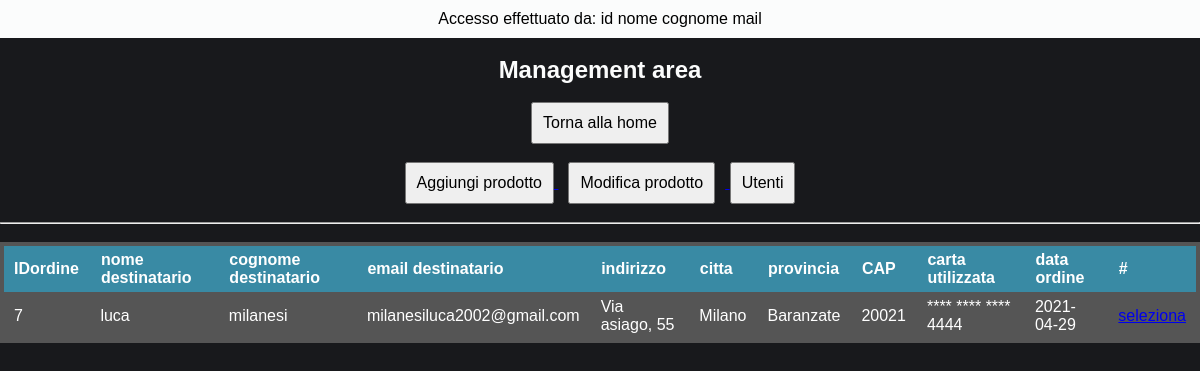
/management/viewUser.select.ordini.php?IDutente=38, run on an earlier commit of the app's database.
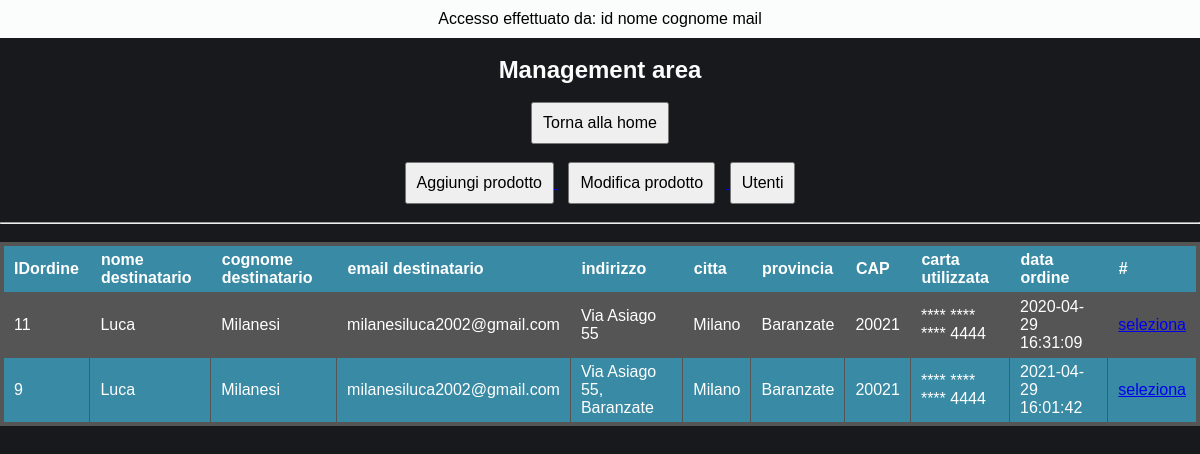
And on a later commit of the database.
### tables this page shows
CREATE TABLE `ordine` (
  `IDordine` int(11) NOT NULL AUTO_INCREMENT,
  `nome_destinatario` varchar(30) DEFAULT NULL,
  `cognome_destinatario` varchar(30) DEFAULT NULL,
  `email_destinatario` varchar(80) DEFAULT NULL,
  `indirizzo` varchar(100) DEFAULT NULL,
  `citta` varchar(30) DEFAULT NULL,
  `provincia` varchar(30) DEFAULT NULL,
  `cap` int(11) DEFAULT NULL,
  `numero_carta_utilizzata` varchar(19) DEFAULT NULL,
  `data_ordine` datetime DEFAULT NULL,
  `idutente` int(11) DEFAULT NULL,
  PRIMARY KEY (`IDordine`),
  KEY `idutente` (`idutente`),
  CONSTRAINT `ordine_ibfk_1` FOREIGN KEY (`idutente`) REFERENCES `utenti` (`IDutente`)
);

### management/viewUser.select.ordini.php (the view, shortened to what this page needs)
<!DOCTYPE html>
<html>
  <?php
    include '../dbConfig/dbConfig.php';
    $IDutente = $_GET["IDutente"];
    $sql = "SELECT * FROM Utenti WHERE IDutente = '$IDutente'";
            $result = $conn->query($sql);
            $row = $result->fetch_assoc();
  ?>
  <head>
    <link rel="stylesheet" href="./css/style.management.css">
  </head>
  <body >
      <div class="header-page">
        <div class="header">
          <p> Accesso effettuato da: id nome cognome mail </p>
        </div>
        <br>
        <h2> Management area </h2>
        <br>
        <a href="./managementPage.php"> <button name="management-page"> Torna alla home </button> </a>
        <br><br>
        <a href="./aggiungiProdotto.php"> <button name="agg-prod"> Aggiungi prodotto </button> </a>
        <a href="./modificaProdotto.php"> <button name="mod-prod" style="margin: 0 10px;"> Modifica prodotto </button> </a>
        <a href="./viewUser.php"> <button name="view-user"> Utenti </button> </a>
        <br><br><hr><br>
      </div>
    <form action="<?php echo $_SERVER['PHP_SELF']; ?>" method="post">
      <?php
          $sql_ordini = "SELECT * FROM ordine WHERE idutente = '$IDutente' ORDER BY data_ordine";
                             $result_ordini = $conn->query($sql_ordini);
          ?>
          <table class="steelBlueCols">
            <tr>
              <thead>
                <th> IDordine </th>
                <th> nome destinatario </th>
                <th> cognome destinatario </th>
                <th> email destinatario </th>
                <th> indirizzo </th>
                <th> citta </th>
                <th> provincia </th>
                <th> CAP </th>
                <th> carta utilizzata </th>
                <th> data ordine </th>
                <th> # </th>
              </thead>
            </tr>
            <tbody>
          <?php
          while ($row_ordini = $result_ordini->fetch_assoc()) {
            ?>
              <tr>
                <td> <?php echo $row_ordini["IDordine"] ?> </td>
                <td> <?php echo $row_ordini["nome_destinatario"] ?> </td>
                <td> <?php echo $row_ordini["cognome_destinatario"] ?> </td>
                <td> <?php echo $row_ordini["email_destinatario"] ?> </td>
                <td> <?php echo $row_ordini["indirizzo"] ?> </td>
                <td> <?php echo $row_ordini["citta"] ?> </td>
                <td> <?php echo $row_ordini["provincia"] ?> </td>
                <td> <?php echo $row_ordini["cap"] ?> </td>
                <td> <?php echo $row_ordini["numero_carta_utilizzata"] ?> </td>
                <td> <?php echo $row_ordini["data_ordine"] ?> </td>
                <td class="text-a">
                  <?php echo "<a href=./viewUser.select.ordine.acquisto.php?IDutente={$row['IDutente']}&IDordine={$row_ordini["IDordine"]}>" ?>
                    seleziona
                  </a>
                </td>
              </tr>
            <?php
          }
          ?>
        </tbody>
      </table>
    </form>
  </body
</html>

### management/css/style.management.css (style rules this page uses)
* { font-family: "Montserrat", sans-serif; padding: 0; margin: 0; }
body { background-color: rgb(24,25,28); color: #FBFCFC; text-align: center; box-sizing: content-box; }
.header-page button { padding: 10px; font-size: 16px; }
.header { width: 100%; position: flex; background: #FBFCFC; color: black; padding: 10px 0; }
table.steelBlueCols { border: 4px solid #555555; background-color: #555555; width: 100%; text-align: left; border-collapse: collapse; }
table.steelBlueCols td, table.steelBlueCols th { border: 1px solid #555555; padding: 5px 10px; }
table.steelBlueCols tbody td { font-size: 16px; color: white; }
table.steelBlueCols tr:nth-child(even) { background: #398AA4; }
table.steelBlueCols thead { background: #398AA4; }
table.steelBlueCols thead th { font-size: 16px; font-weight: bold; color: white; text-align: left; border-left: 2px solid #398AA4; }
table.steelBlueCols thead th:first-child { border-left: none; }
table.steelBlueCols td a { width: 100%; }
.text-a { text-align: center; }

What changed in the data, as far as the page shows it:
removed ordine: IDordine "7", nome_destinatario "luca", cognome_destinatario "milanesi", email_destinatario "milanesiluca2002@gmail.com", indirizzo "Via asiago, 55", citta "Milano", provincia "Baranzate", cap "20021", numero_carta_utilizzata "**** **** **** 4444", data_ordine "2021-04-29"
added ordine: IDordine "11", nome_destinatario "Luca", cognome_destinatario "Milanesi", email_destinatario "milanesiluca2002@gmail.com", indirizzo "Via Asiago 55", citta "Milano", provincia "Baranzate", cap "20021", numero_carta_utilizzata "**** **** **** 4444", data_ordine "2020-04-29 16:31:09"
added ordine: IDordine "9", nome_destinatario "Luca", cognome_destinatario "Milanesi", email_destinatario "milanesiluca2002@gmail.com", indirizzo "Via Asiago 55, Baranzate", citta "Milano", provincia "Baranzate", cap "20021", numero_carta_utilizzata "**** **** **** 4444", data_ordine "2021-04-29 16:01:42"
